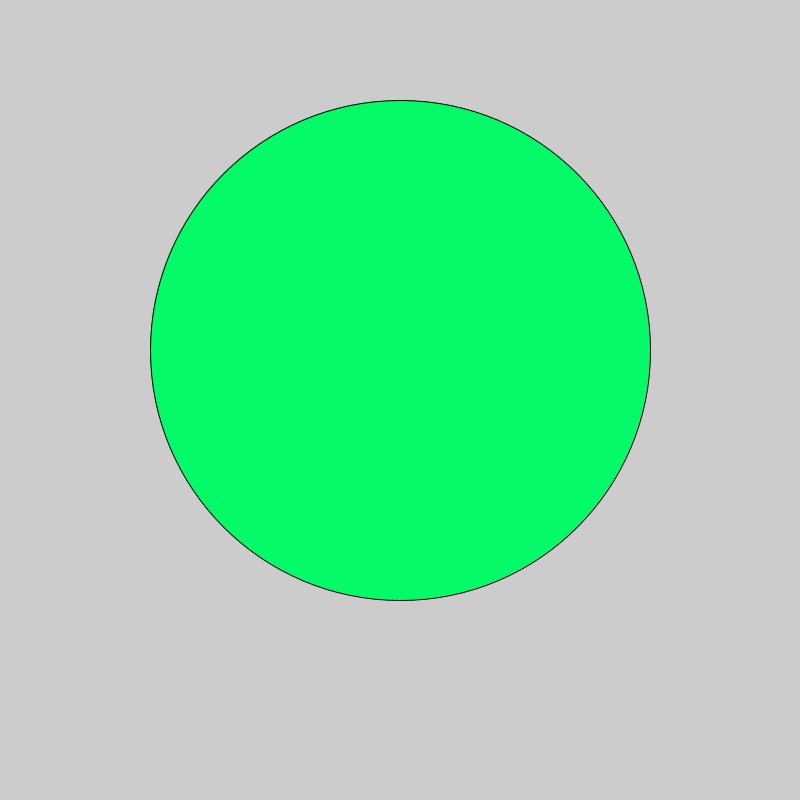
Frame 1 (no input)
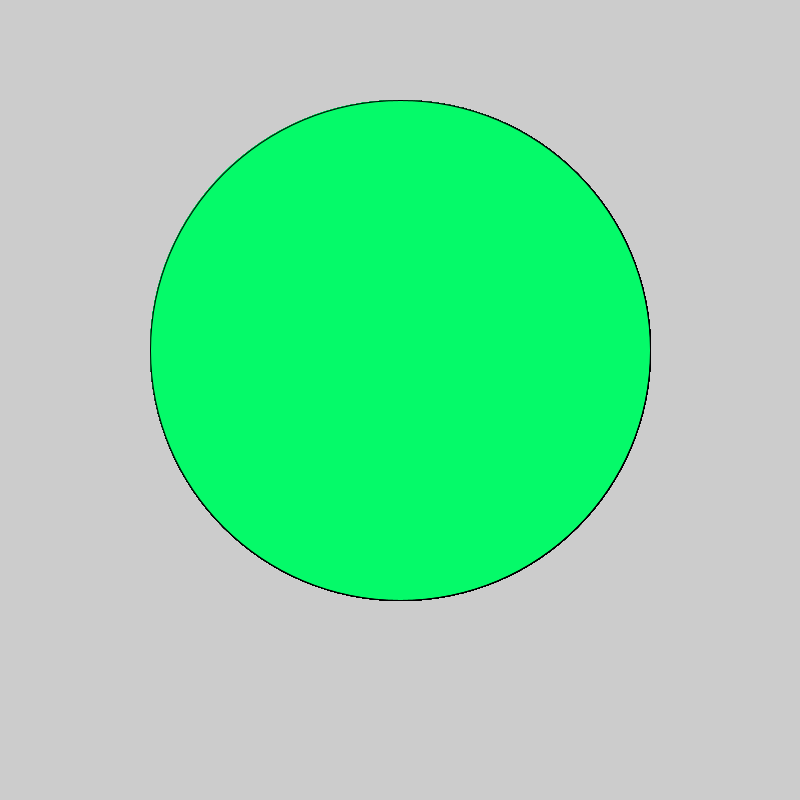
Frame 60 (the mouse pressed at the canvas centre just before this capture)
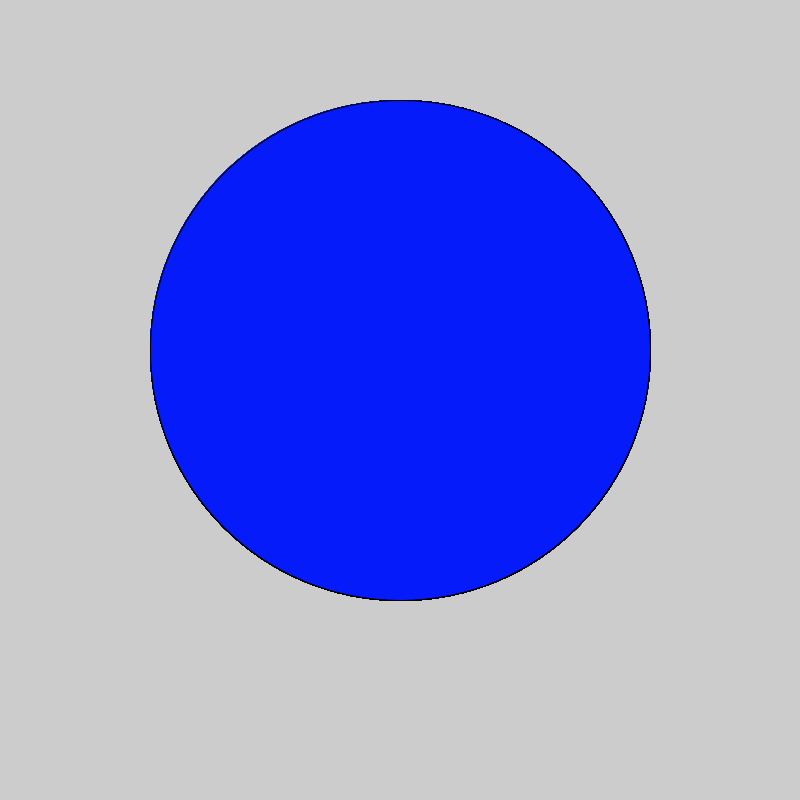
Frame 120 (the mouse held since frame 60 and released just before this capture)

The Processing sketch that drew these frames (run headless with seeded random() and noise(); from frame 60 on, the mouse is pressed at the canvas centre):

// Processing sketch: Alisha_s_Logical_Dot
// ── Alisha_s_Logical_Dot.pde
void setup() {
size(800,800);
}
void draw() {
  fill(#05FA69);
  if(mousePressed) {
fill(#051BFA);}
ellipse(400, 350, 500, 500);
}
